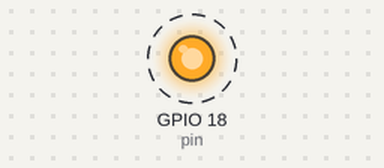
The program below on a simulated Raspberry Pi (BCM pin numbers). Parts: output pins drawn as LEDs (lit = HIGH). Dashed ring = blinking. What the program prints to the terminal is not drawn. At 10.0 s the program stops and its outputs stay as they are.

Above: at 0.5 s.
Timing chart, 0 to 4.6 s (numbered marks = the images above):
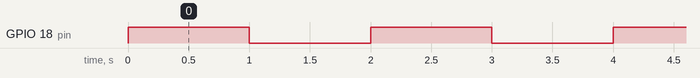

The program:

gpio_wiring.py
```python
import wiringpi
import time

pin = 18
wiringpi.wiringPiSetupGpio()
wiringpi.pinMode(pin, wiringpi.OUTPUT)

for i in range(0,5):
    wiringpi.digitalWrite(pin, True)
    print 'pin %s ON'%pin
    time.sleep(1)
    wiringpi.digitalWrite(pin, False)
    print 'pin %s Off'%pin
    time.sleep(1)


    
```

Measured:
- by itself, GPIO 18 (pin): alternates HIGH for 1.0 s and LOW for 1.0 s, 10 changes in all, then stays LOW
